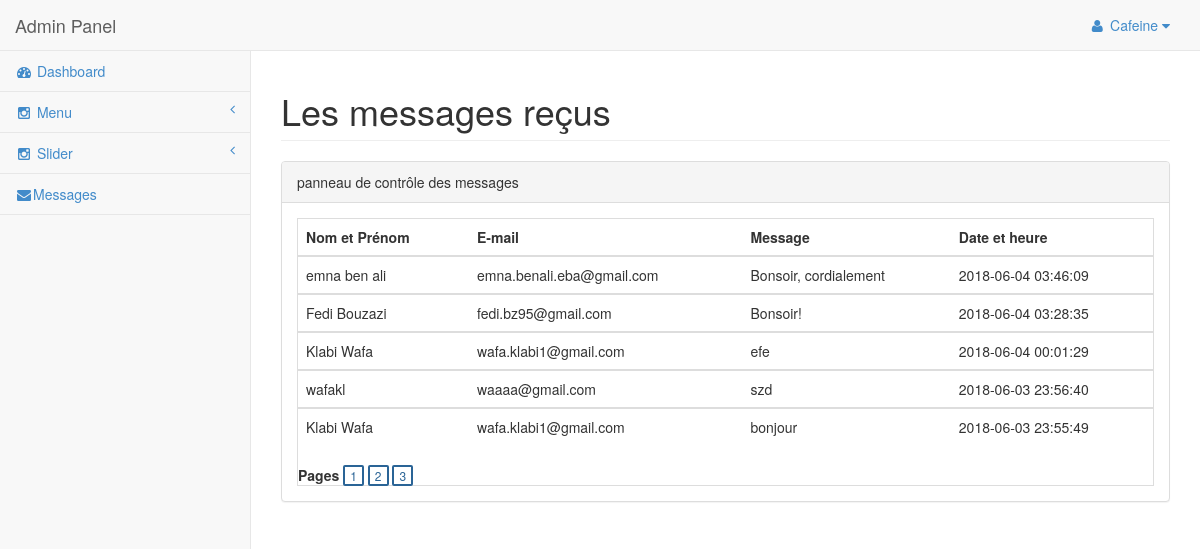
/gallerie/admin/message.php (signed in), run on the app's committed database.
### tables this page shows
CREATE TABLE IF NOT EXISTS `tbl_message` (
  `id` int(11) NOT NULL AUTO_INCREMENT,
  `name` varchar(255) NOT NULL,
  `email` varchar(255) NOT NULL,
  `message` varchar(1000) NOT NULL,
  `date` datetime NOT NULL,
  PRIMARY KEY (`id`)
);

### gallerie/admin/message.php (the view, shortened to what this page needs)
<?php session_start();
if(isset($_SESSION['uname']))
{
?>
<?php include "header1.php"; ?>
<?php include "menu/mmenu.php"; ?>
<div id="page-wrapper">
            <div class="row">
                <div class="col-lg-12">
                    <h1 class="page-header">Les messages reçus</h1>
                </div>
            </div>
            <div class="row">
                <div class="col-lg-12">
                    <div class="panel panel-default">
                        <div class="panel-heading">
                         panneau de contrôle des messages
                        </div>
                        <div class="panel-body">
                           <div class="table-responsive table-bordered">
                           <?php
include"connect.php";
if (isset($_GET["page"])) { $page = $_GET["page"]; } else { $page=1; };
$start_from = ($page-1) * 20;
$sql = "select * from tbl_message ORDER BY id DESC LIMIT $start_from, 20";
$rs_result = mysqli_query ($con,$sql);
?>
                                <table class="table">
<thead>
                                        <tr>
                                            <th width="20%">Nom et Prénom</th>
                                            <th>E-mail</th>
                                            <th>Message</th>
                                            <th>Date et heure </th>
											                   </tr>
                                    </thead>
<?php
while ($row = mysqli_fetch_assoc($rs_result)) {
?>
<tbody>
                                        <tr>
                                            <td> <?php echo $row["name"]; ?> </td>
                                            <td><?php echo $row["email"]; ?></td>
                                            <td><?php echo $row["message"]; ?></td>
                                           <td><?php echo $row["date"]; ?></td>
                                        </tr>
										</tbody>
<?php
};
?>
</table>
<strong>Pages  </strong>
<?php
$sql = "SELECT COUNT(name) FROM tbl_album";
$rs_result = mysqli_query($con,$sql);
$row = mysqli_fetch_row($rs_result);
$total_records = $row[0];
$total_pages = ceil($total_records / 20);
for ($i=1; $i<=$total_pages; $i++) {
echo "<a href='message.php?page=".$i."' class='navigation_item selected_navigation_item'>".$i."</a> ";
};
?>
                                </div>
                                </div>
                            </div>
                        </div>
                    </div>
                </div>
            </div>
<?php
}
else
{
header("location:login.php");
}
?>
</body>
</html>

### gallerie/admin/menu/mmenu.php (shortened to what this page needs)
<?php
if(isset($_SESSION['uname']))
{
  include ('connect.php');
  $sql = "SELECT * FROM tbl_login ";
  $result = mysqli_query($con,$sql);
  while($row = mysqli_fetch_array($result))
	{$username=$row['username'];
?>
<nav class="navbar navbar-default navbar-static-top" role="navigation" style="margin-bottom: 0">
            <div class="navbar-header">
                <a class="navbar-brand" href="home.php">Admin Panel</a>
            </div>
            <ul class="nav navbar-top-links navbar-right">
                <li class="dropdown">
                    <a class="dropdown-toggle" data-toggle="dropdown" href="#">
                        <i class="fa fa-user fa-fw"></i> <?php  echo "$username";} } ?> <i class="fa fa-caret-down"></i>
                    </a>
                </li>
            </ul>
            <div class="navbar-default sidebar" role="navigation">
                <div class="sidebar-nav navbar-collapse">
                    <ul class="nav" id="side-menu">
                        <li>
                            <a href="home.php"><i class="fa fa-dashboard fa-fw"></i> Dashboard</a></li>
                            <li >
                                  <a href="#"><i class="fa fa-instagram fa-fw"></i> Menu<span class="fa arrow"></span></a>
                           </li>
                           <li >
                                 <a href="#"><i class="fa fa-instagram fa-fw"></i> Slider<span class="fa arrow"></span></a>
                          </li>
                          <li class="active">
                                <a href="message.php"><i class="fa fa-envelope fa-fw"></i>Messages</a>
                         </li>
                        </ul>
</div>
            </div>
        </nav>

### gallerie/admin/css/sb-admin-2.css (style rules this page uses)
body { background-color: #f8f8f8; }
#page-wrapper { padding: 0 15px; min-height: 568px; background-color: #fff; }
@media (min-width:768px) { #page-wrapper { position: inherit; margin: 0 0 0 250px; padding: 0 30px; border-left: 1px solid #e7e7e7; } }
.navbar-top-links li { display: inline-block; }
.navbar-top-links li:last-child { margin-right: 15px; }
.navbar-top-links li a { padding: 15px; min-height: 50px; }
.sidebar .sidebar-nav.navbar-collapse { padding-right: 0; padding-left: 0; }
.sidebar ul li { border-bottom: 1px solid #e7e7e7; }
.sidebar .arrow { float: right; }
.sidebar .fa.arrow:before { content: "\f104"; }
@media (min-width:768px) { .sidebar { z-index: 1; position: absolute; width: 250px; margin-top: 51px; } }

### gallerie/admin/message.php (style rules this page uses)
.navigation_item { padding: 0px 5px; background: #fff; text-decoration: none; color: #e3e3e3 !important; font-size: 12px; border: 2px solid #e3e3e3; border-radius: 1px; -webkit-transition: all 0.2s linear; -moz-transition: all 0.2s linear; -ms-transition: all 0.2s linear; -o-transition: all 0.2s linear; }
.navigation_item:hover,.selected_navigation_item { border: 2px solid #2A6496; border-radius: 2px; color: #2A6496 !important; background: #fff; }

### data on the page
tbl_message: name "emna ben ali", email "emna.benali.eba@gmail.com", message "Bonsoir, cordialement", date "2018-06-04 03:46:09"
tbl_message: name "Fedi Bouzazi", email "fedi.bz95@gmail.com", message "Bonsoir!", date "2018-06-04 03:28:35"
tbl_message: name "Klabi Wafa", email "wafa.klabi1@gmail.com", message "efe", date "2018-06-04 00:01:29"
tbl_message: name "wafakl", email "waaaa@gmail.com", message "szd", date "2018-06-03 23:56:40"
tbl_message: name "Klabi Wafa", email "wafa.klabi1@gmail.com", message "bonjour", date "2018-06-03 23:55:49"

### other printed values
$username "Cafeine"
